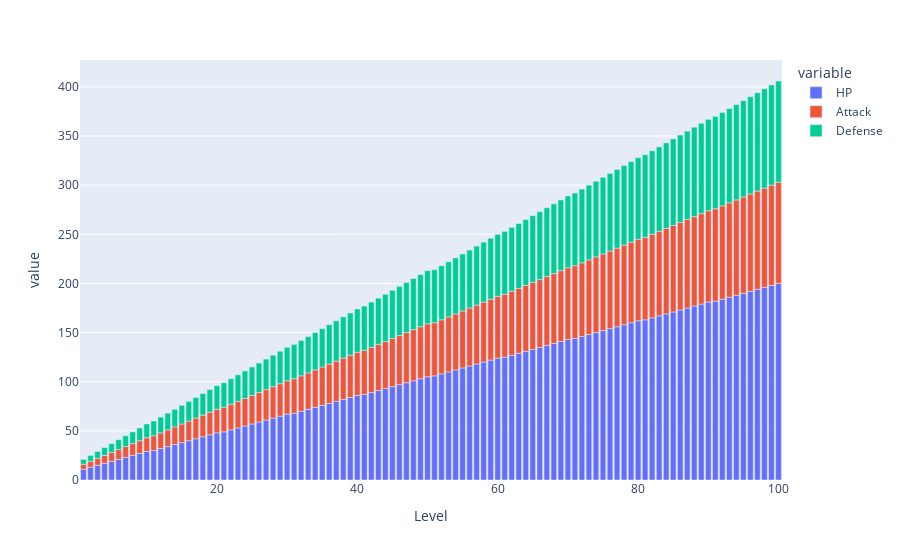

Notebook code cell kept with this figure:
### Code cell
fig = px.bar(bulbasaur, x='Level', y=['HP', 'Attack', 'Defense'])
fig.show()

### Figure 1 — Plotly figure (JSON) as saved in the notebook; plotly's stock layout.template omitted (floating-point values rounded to 4 significant figures)
{"data": [{"alignmentgroup": "True", "hovertemplate": "variable=HP<br>Level=%{x}<br>value=%{y}<extra></extra>", "legendgroup": "HP", "marker": {"color": "#636efa", "pattern": {"shape": ""}}, "name": "HP", "offsetgroup": "HP", "orientation": "v", "showlegend": true, "textposition": "auto", "type": "bar", "x": [1, 2, 3, 4, 5, 6, 7, 8, 9, 10, 11, 12, 13, 14, 15, 16, 17, 18, 19, 20, 21, 22, 23, 24, 25, 26, 27, 28, 29, 30, 31, 32, 33, 34, 35, 36, 37, 38, 39, 40, 41, 42, 43, 44, 45, 46, 47, 48, 49, 50, 51, 52, 53, 54, 55, 56, 57, 58, 59, 60, 61, 62, 63, 64, 65, 66, 67, 68, 69, 70, 71, 72, 73, 74, 75, 76, 77, 78, 79, 80, 81, 82, 83, 84, 85, 86, 87, 88, 89, 90, 91, 92, 93, 94, 95, 96, 97, 98, 99, 100], "xaxis": "x", "y": [11, 13, 15, 17, 19, 21, 23, 25, 27, 29, 30, 32, 34, 36, 38, 40, 42, 44, 46, 48, 49, 51, 53, 55, 57, 59, 61, 63, 65, 67, 68, 70, 72, 74, 76, 78, 80, 82, 84, 86, 87, 89, 91, 93, 95, 97, 99, 101, 103, 105, 106, 108, 110, 112, 114, 116, 118, 120, 122, 124, 125, 127, 129, 131, 133, 135, 137, 139, 141, 143, 144, 146, 148, 150, 152, 154, 156, 158, 160, 162, 163, 165, 167, 169, 171, 173, 175, 177, 179, 181, 182, 184, 186, 188, 190, 192, 194, 196, 198, 200], "yaxis": "y"}, {"alignmentgroup": "True", "hovertemplate": "variable=Attack<br>Level=%{x}<br>value=%{y}<extra></extra>", "legendgroup": "Attack", "marker": {"color": "#EF553B", "pattern": {"shape": ""}}, "name": "Attack", "offsetgroup": "Attack", "orientation": "v", "showlegend": true, "textposition": "auto", "type": "bar", "x": [1, 2, 3, 4, 5, 6, 7, 8, 9, 10, 11, 12, 13, 14, 15, 16, 17, 18, 19, 20, 21, 22, 23, 24, 25, 26, 27, 28, 29, 30, 31, 32, 33, 34, 35, 36, 37, 38, 39, 40, 41, 42, 43, 44, 45, 46, 47, 48, 49, 50, 51, 52, 53, 54, 55, 56, 57, 58, 59, 60, 61, 62, 63, 64, 65, 66, 67, 68, 69, 70, 71, 72, 73, 74, 75, 76, 77, 78, 79, 80, 81, 82, 83, 84, 85, 86, 87, 88, 89, 90, 91, 92, 93, 94, 95, 96, 97, 98, 99, 100], "xaxis": "x", "y": [5, 6, 7, 8, 9, 10, 11, 12, 13, 14, 15, 16, 17, 18, 19, 20, 21, 22, 23, 24, 25, 26, 27, 28, 29, 30, 31, 32, 33, 34, 35, 36, 37, 38, 39, 40, 41, 42, 43, 44, 45, 46, 47, 48, 49, 50, 51, 52, 53, 54, 54, 55, 56, 57, 58, 59, 60, 61, 62, 63, 64, 65, 66, 67, 68, 69, 70, 71, 72, 73, 74, 75, 76, 77, 78, 79, 80, 81, 82, 83, 84, 85, 86, 87, 88, 89, 90, 91, 92, 93, 94, 95, 96, 97, 98, 99, 100, 101, 102, 103], "yaxis": "y"}, {"alignmentgroup": "True", "hovertemplate": "variable=Defense<br>Level=%{x}<br>value=%{y}<extra></extra>", "legendgroup": "Defense", "marker": {"color": "#00cc96", "pattern": {"shape": ""}}, "name": "Defense", "offsetgroup": "Defense", "orientation": "v", "showlegend": true, "textposition": "auto", "type": "bar", "x": [1, 2, 3, 4, 5, 6, 7, 8, 9, 10, 11, 12, 13, 14, 15, 16, 17, 18, 19, 20, 21, 22, 23, 24, 25, 26, 27, 28, 29, 30, 31, 32, 33, 34, 35, 36, 37, 38, 39, 40, 41, 42, 43, 44, 45, 46, 47, 48, 49, 50, 51, 52, 53, 54, 55, 56, 57, 58, 59, 60, 61, 62, 63, 64, 65, 66, 67, 68, 69, 70, 71, 72, 73, 74, 75, 76, 77, 78, 79, 80, 81, 82, 83, 84, 85, 86, 87, 88, 89, 90, 91, 92, 93, 94, 95, 96, 97, 98, 99, 100], "xaxis": "x", "y": [5, 6, 7, 8, 9, 10, 11, 12, 13, 14, 15, 16, 17, 18, 19, 20, 21, 22, 23, 24, 25, 26, 27, 28, 29, 30, 31, 32, 33, 34, 35, 36, 37, 38, 39, 40, 41, 42, 43, 44, 45, 46, 47, 48, 49, 50, 51, 52, 53, 54, 54, 55, 56, 57, 58, 59, 60, 61, 62, 63, 64, 65, 66, 67, 68, 69, 70, 71, 72, 73, 74, 75, 76, 77, 78, 79, 80, 81, 82, 83, 84, 85, 86, 87, 88, 89, 90, 91, 92, 93, 94, 95, 96, 97, 98, 99, 100, 101, 102, 103], "yaxis": "y"}], "layout": {"barmode": "relative", "legend": {"title": {"text": "variable"}, "tracegroupgap": 0}, "margin": {"t": 60}, "xaxis": {"anchor": "y", "domain": [0, 1], "title": {"text": "Level"}}, "yaxis": {"anchor": "x", "domain": [0, 1], "title": {"text": "value"}}}}
